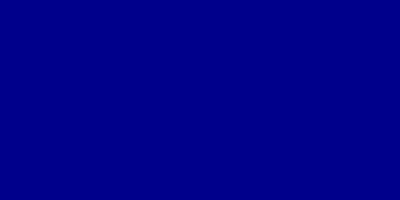
Frame 1 (no input)
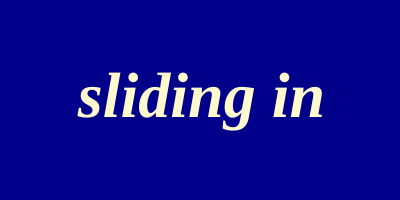
Frame 60 (no input)
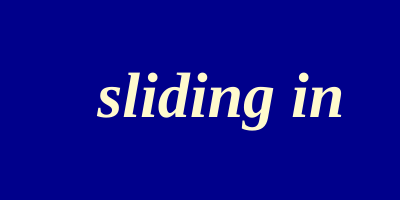
Frame 120 (the mouse pressed at the canvas centre since frame 60)

The p5.js sketch that drew these frames (run headless with seeded random() and noise() and a simulated clock; from frame 60 on, the mouse is pressed at the canvas centre):

// p5.js sketch
// ── sketch.js
let slideValue = 400;

function setup() {
  createCanvas(400, 200);

  fill("lemonchiffon"); // text color
  textFont("serif");
  textStyle(BOLDITALIC);
  textAlign(CENTER, CENTER);
  textSize(64); // in pixels
}

function draw() {
  background("darkblue");

  // we add the changing variable "slideValue" to the final position of the text
  text("sliding in", slideValue + width / 2, height / 2);

  // divide slideValue by itself * 1.1
  slideValue /= 1.1;

  // you can see the slideValue in the console
  print(slideValue);

  // reset value to 400 if the word reaches the center
  if (slideValue < 0.1) {
    slideValue = 400;
  }
}
